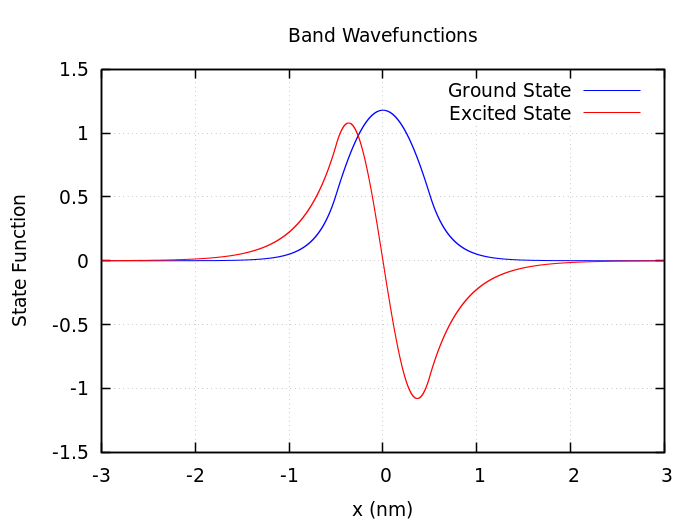

Generate this figure with gnuplot:

reset

Eg = 0.1909
Ee = 0.7039

kg = (26.2215*Eg)**(0.5)
qg = (26.2215*(1-Eg))**(0.5)
ke = (26.2215*Ee)**(0.5)
qe = (26.2215*(1-Ee))**(0.5)

A = 5.16
D = 1.18
B = 3.64
C = 1.08

f1(x) = A*exp(qg*x)
f2(x) = D*cos(kg*x)
f3(x) = A*exp(-qg*x)

g1(x) = B*exp(qe*x)
g2(x) = -C*sin(ke*x)
g3(x) = -B*exp(-qe*x)

f(x) = x<-0.5 ? f1(x) : x>0.5 ? f3(x) : f2(x)
g(x) = x<-0.5 ? g1(x) : x>0.5 ? g3(x) : g2(x)

set samples 500000

set xr [-3:3]
#set yr [-2:2]
set xlabel 'x (nm)'
set ylabel 'State Function'
set title 'Band Wavefunctions'

set key top right

plot f(x) lc 'blue' title 'Ground State',\
	g(x) lc 'red' title 'Excited State'
